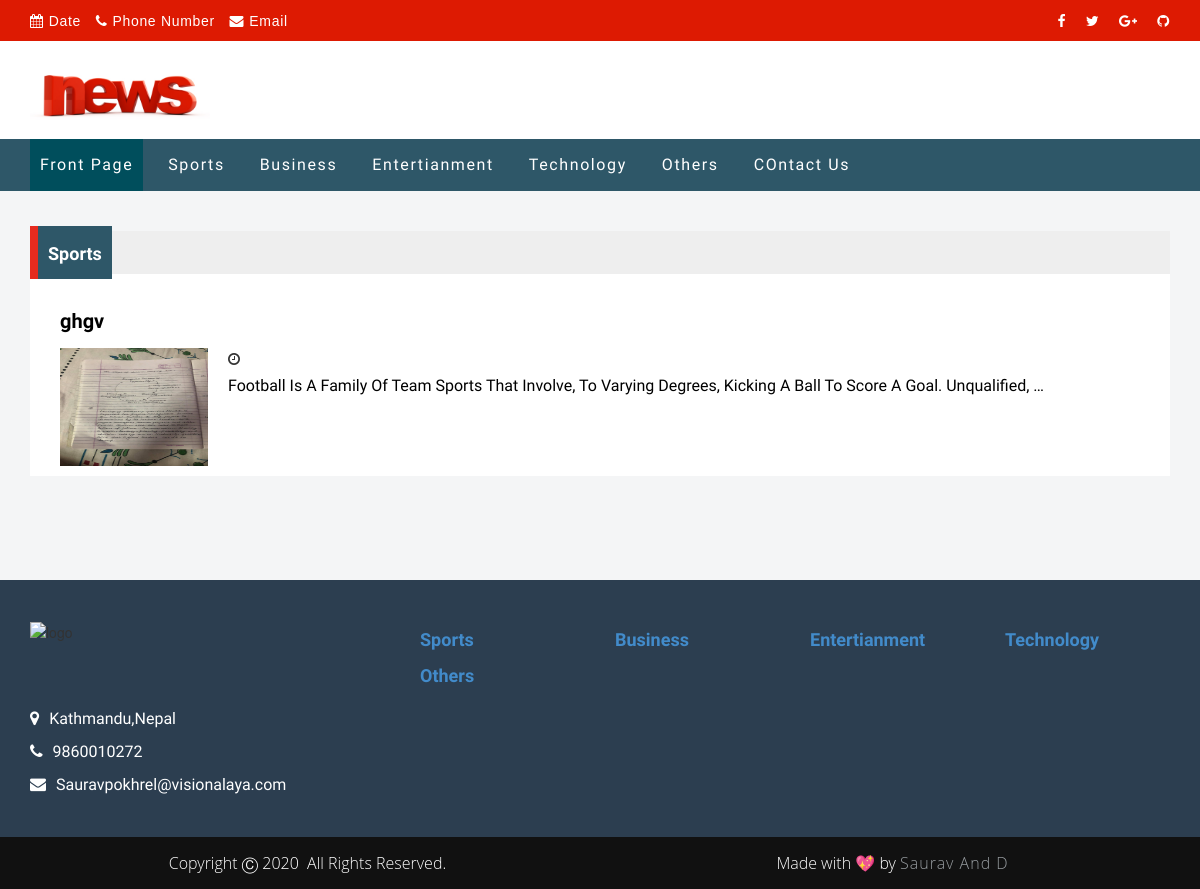
Before: /category/sports with the older database file.
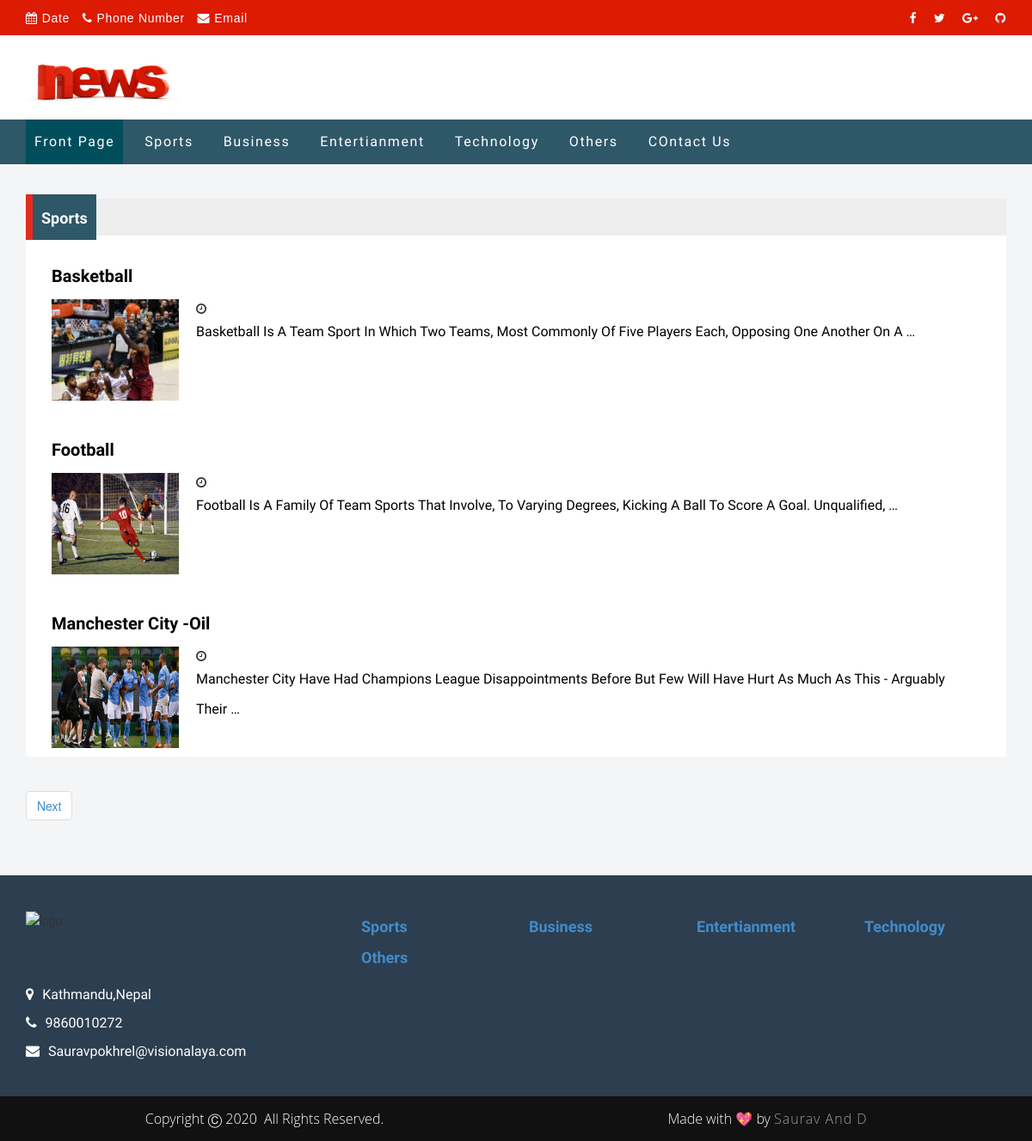
After: the same page with the newer database file.
### newsportal/models.py (models this page shows, shortened)
class Category(Cat):
    objects = CategoryManager()
    def __str__(self):
        return self.title
    class Meta:
        db_table = 'category'

class News(models.Model):
    title = models.CharField(max_length=100)
    slug = models.CharField(max_length=100, unique=True)
    rank = models.IntegerField(default=1)
    status = models.BooleanField(default=True)
    image = models.ImageField(upload_to='news/', null=True, blank=True)
    image_title = models.CharField(max_length=100)
    view_count = models.IntegerField(default=0, null=True, blank=True)
    main_news = models.BooleanField(default=True)
    slider_key = models.BooleanField(default=True)
    category = models.ForeignKey(Category, on_delete=models.PROTECT)
    description = models.TextField(null=True, blank=True)
    created_date = models.DateTimeField(auto_now=True)
    updated_date = models.DateTimeField(auto_now=True)
    created_by = models.CharField(max_length=100)
    updated_by = models.CharField(max_length=100)
    class Meta:
        db_table = 'news'

### portal/views.py (the view)
# urls.py: path('category/<slug>', views.category, name='category'),
def category(request,slug):
    menus = Category.objects.filter(status=1)
    cat = Category.objects.get(slug=slug)
    news_as_per_category = News.objects.filter(category_id=cat.id, status=1)
    paginator = Paginator(news_as_per_category, 3)
    try:
        page = int(request.GET.get('page'))
    except:
        page = 1
    try:
        posts = paginator.page(page)
    except(EmptyPage, InvalidPage):
        posts = paginator.page(paginator.num_pages)
    context = {
        'menus': menus,
        'news':news_as_per_category,
        'cat':cat,
        'posts':posts,
    }
    return render(request,'frontend/website/list.html',context)

### templates/frontend/website/list.html (shortened to what this page needs)
{% extends 'frontend/website/master/master.html' %}
{% block content %}
<div class="fl-list-page-wrapper">
    <div class="container">
        <div class="row">
            <div class="col-md-12">
                <div class="list-page-container">
                    <header class="news-header">
                        <h2>
                            <span>
                                <a href="#">{{cat}}</a>
                            </span>
                        </h2>
                    </header>
                            {% for n in posts %}
                    <div class="news-content">
                        <header>
                            <a href="{% url 'news' n.slug %}"><h1>{{n.title}}</h1></a>
                        </header>
                       <figure>
                        {% if n.image %}
                            <img src="{{MEDIA_URL}}{{n.image.url}}" alt="image">
                        {% else %}
                            NO image
                        {% endif %}
                        </figure>
                        <time><i class="fa fa-clock-o">{{n.publish_date}}</i>
                                    </time>
                        <p>{{n.description | truncatewords:20}}</p>
                        <div class="clearfix"></div>
                    </div>
                    {% endfor %}
                </div>
                        <nav aria-label="Page navigation">
                            <ul class="pagination justify-content-center">
                                 {% if posts.has_next %}
                                <li class="page-item"><a class="page-link" href="?page={{posts.next_page_number}}">Next</a></li>
                                {% endif %}
                            </ul>
                        </nav>
            </div>
        </div>
    </div>
</div>
{% endblock %}

### templates/frontend/website/master/master.html (shortened to what the changed rows need)
<!DOCTYPE html>
{% load static %}
<html lang="en-US">
<head>
    <link href="{% static 'frontend/css/bootstrap.min.css' %}" rel="stylesheet" type="text/css">
    <link href="{% static 'frontend/css/font-awesome.css' %}" rel="stylesheet" type="text/css">
    <link href="{% static 'frontend/css/owl.carousel.min.css' %}" rel="stylesheet" type="text/css"/>
    <link href="{% static 'frontend/css/style.css' %}" rel="stylesheet" type="text/css"/>
</head>
<body>
<nav class="navbar navbar-default" data-spy="affix(delete-this)" data-offset-top="100">
    <div class="container">
        <div class="row">
            <div class="fl-nav-menu">
                <div class="col-md-12 col-sm-12">
                    <div class="fl-menu-content collapse navbar-collapse " id="bs-example-navbar-collapse-1">
                        <ul class="nav navbar-nav active">
                            {% for menu in menus %}
                            <li><a href="{% url 'category' menu.slug %}">{{menu.title}}</a></li>
                            {% endfor %}
                        </ul>
                    </div>
                </div>
            </div>
        </div>
    </div>
</nav>
            {% block content %}{% endblock %}
<footer class="fl-footer-wrapper">
    <div class="container">
        <div class="row">
             {% for menu in menus %}
                <div class="col-md-2 col-sm-4">
                    <div class="footer-news">
                        <h2><a href="{% url 'category' menu.slug %}">{{menu.title}}</a></h2>
                    </div>
                </div>
            {% endfor %}
        </div>
    </div>
</footer>
    </body>
</html>

Changed rows visible on the page:
removed News: title "ghgv", image (picture), description "Football Is A Family Of Team Sports That Involve, To Varying Degrees, Kicking A Ball To Score A Goal. Unqualified, …"
added News: title "Basketball", image (picture), description "Basketball Is A Team Sport In Which Two Teams, Most Commonly Of Five Players Each, Opposing One Another On A …"
added News: title "Football", image (picture), description "Football Is A Family Of Team Sports That Involve, To Varying Degrees, Kicking A Ball To Score A Goal. Unqualified, …"
added News: title "Manchester City -Oil", image (picture), description "Manchester City Have Had Champions League Disappointments Before But Few Will Have Hurt As Much As This - Arguably Their …"
Other visible differences:
text now shown: "Next"
